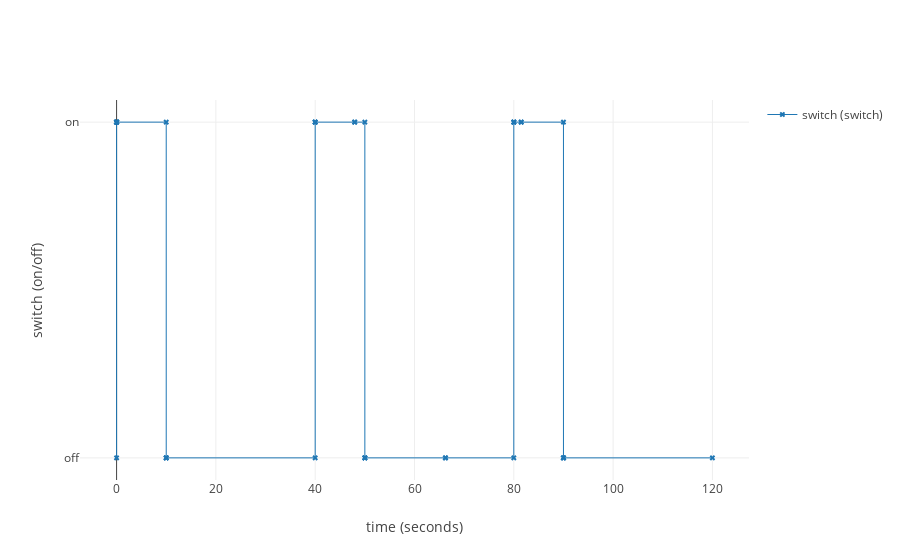
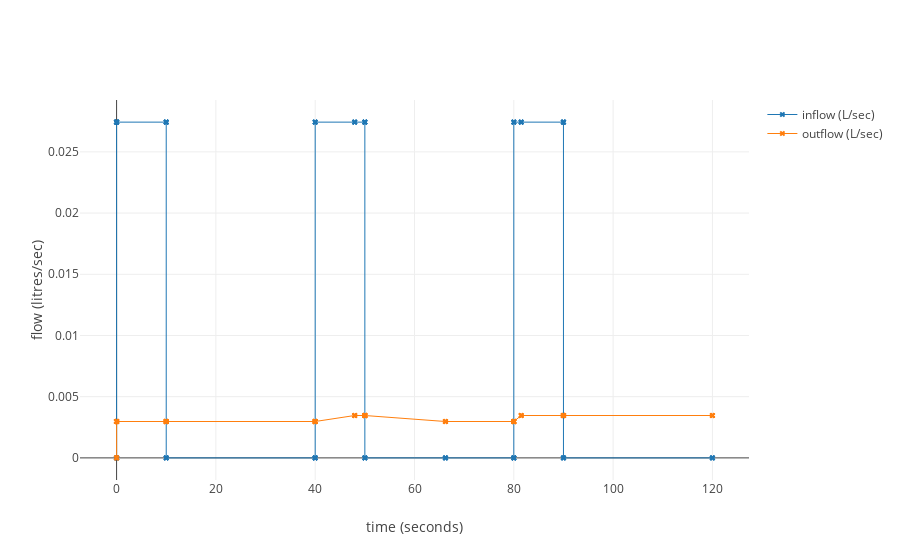
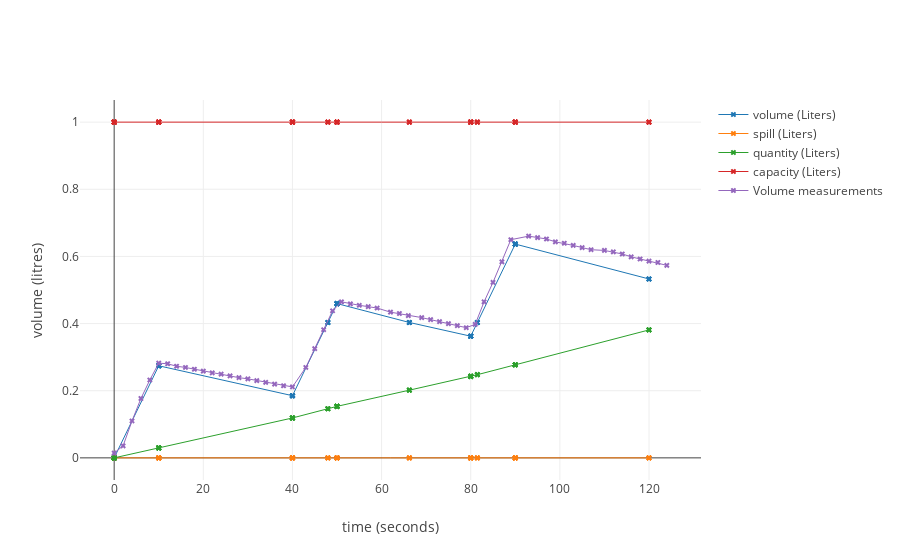

Notebook code cell kept with these figures, in order:
### Markdown cell above
Here we create three plots of the simulation.  
One for the switch state, one for the flow rates and one for the volume simulation.

Note, that the last graph also displays the actual volume measurements of the system test that we created.  
As you can see, for the first 100 seconds the simulation is quite on point!  

Unfortunately, the outflow regression seems to be too eager and predicts a faster outflow rate than the system actually experiences.  
This results in a divergence for the phases without inflow. We should probably add more data for the machine learning training phase.

### Code cell
# add the system data from CSV and add it to the plot
from numpy import genfromtxt
measurements = genfromtxt("files/time_volume_test.csv", delimiter=',')
other_data = (measurements[:60,0], measurements[:60,1], "Volume measurements")  # this will be added to the volume graph
plot_sim(sim, other_data)

### Figure 1 — Plotly figure (JSON) as saved in the notebook; plotly's stock layout.template omitted (floating-point values rounded to 4 significant figures)
{"data": [{"line": {"width": 1}, "marker": {"size": 5, "symbol": "x"}, "mode": "markers+lines", "name": "switch (switch)", "type": "scatter", "uid": "f2fc1fa0-89eb-11e8-81a1-0242ac110002", "x": [0, 0, 0, 0, 3.645e-09, 3.645e-09, 10, 10, 10, 10, 40, 40, 40, 40, 47.95, 47.95, 50, 50, 50, 50, 66.24, 66.24, 80, 80, 80, 80, 81.49, 81.49, 90, 90, 90, 90, 120], "y": ["off", "on", "on", "on", "on", "on", "on", "off", "off", "off", "off", "on", "on", "on", "on", "on", "on", "off", "off", "off", "off", "off", "off", "on", "on", "on", "on", "on", "on", "off", "off", "off", "off"]}], "layout": {"showlegend": true, "xaxis": {"title": "time (seconds)"}, "yaxis": {"title": "switch (on/off)"}}}

### Figure 2 — Plotly figure (JSON) as saved in the notebook; plotly's stock layout.template omitted (floating-point values rounded to 4 significant figures)
{"data": [{"line": {"width": 1}, "marker": {"size": 5, "symbol": "x"}, "mode": "markers+lines", "name": "inflow (L/sec)", "type": "scatter", "uid": "f319337e-89eb-11e8-81a1-0242ac110002", "x": [0, 0, 0, 0, 0, 0, 3.645e-09, 3.645e-09, 3.645e-09, 10, 10, 10, 10, 10, 10, 10, 40, 40, 40, 40, 40, 40, 40, 47.95, 47.95, 47.95, 50, 50, 50, 50, 50, 50, 50, 66.24, 66.24, 66.24, 80, 80, 80, 80, 80, 80, 80, 81.49, 81.49, 81.49, 90, 90, 90, 90, 90, 90, 90, 120, 120, 120], "y": [0, 0, 0, 0.02743, 0.02743, 0.02743, 0.02743, 0.02743, 0.02743, 0.02743, 0.02743, 0.02743, 0.02743, 0, 0, 0, 0, 0, 0, 0, 0.02743, 0.02743, 0.02743, 0.02743, 0.02743, 0.02743, 0.02743, 0.02743, 0.02743, 0.02743, 0, 0, 0, 0, 0, 0, 0, 0, 0, 0, 0.02743, 0.02743, 0.02743, 0.02743, 0.02743, 0.02743, 0.02743, 0.02743, 0.02743, 0.02743, 0, 0, 0, 0, 0, 0]}, {"line": {"width": 1}, "marker": {"size": 5, "symbol": "x"}, "mode": "markers+lines", "name": "outflow (L/sec)", "type": "scatter", "uid": "f31938ec-89eb-11e8-81a1-0242ac110002", "x": [0, 0, 0, 0, 0, 0, 3.645e-09, 3.645e-09, 3.645e-09, 3.645e-09, 10, 10, 10, 10, 10, 10, 10, 40, 40, 40, 40, 40, 40, 40, 47.95, 47.95, 47.95, 50, 50, 50, 50, 50, 50, 50, 66.24, 66.24, 66.24, 80, 80, 80, 80, 80, 80, 80, 81.49, 81.49, 81.49, 90, 90, 90, 90, 90, 90, 90, 120, 120, 120], "y": [0, 0, 0, 0.002971, 0.002971, 0.002971, 0.002971, 0.002971, 0.002971, 0.002971, 0.002971, 0.002971, 0.002971, 0.002971, 0.002971, 0.002971, 0.002971, 0.002971, 0.002971, 0.002971, 0.002971, 0.002971, 0.002971, 0.002971, 0.003462, 0.003462, 0.003462, 0.003462, 0.003462, 0.003462, 0.003462, 0.003462, 0.003462, 0.003462, 0.002971, 0.002971, 0.002971, 0.002971, 0.002971, 0.002971, 0.002971, 0.002971, 0.002971, 0.002971, 0.003462, 0.003462, 0.003462, 0.003462, 0.003462, 0.003462, 0.003462, 0.003462, 0.003462, 0.003462, 0.003462, 0.003462, 0.003462]}], "layout": {"showlegend": true, "xaxis": {"title": "time (seconds)"}, "yaxis": {"title": "flow (litres/sec)"}}}

### Figure 3 — Plotly figure (JSON) as saved in the notebook; plotly's stock layout.template omitted (floating-point values rounded to 4 significant figures)
{"data": [{"line": {"width": 1}, "marker": {"size": 5, "symbol": "x"}, "mode": "markers+lines", "name": "volume (Liters)", "type": "scatter", "uid": "f36dbb7e-89eb-11e8-81a1-0242ac110002", "x": [0, 0, 0, 0, 0, 0, 3.645e-09, 3.645e-09, 3.645e-09, 3.645e-09, 10, 10, 10, 10, 10, 10, 10, 40, 40, 40, 40, 40, 40, 40, 47.95, 47.95, 47.95, 50, 50, 50, 50, 50, 50, 50, 66.24, 66.24, 66.24, 80, 80, 80, 80, 80, 80, 80, 81.49, 81.49, 81.49, 90, 90, 90, 90, 90, 90, 90, 120, 120, 120], "y": [0, 0, 0, 0, 0, 0, 1e-10, 1e-10, 1e-10, 1e-10, 0.2743, 0.2743, 0.2743, 0.2743, 0.2743, 0.2743, 0.2743, 0.1852, 0.1852, 0.1852, 0.1852, 0.1852, 0.1852, 0.1852, 0.4033, 0.4033, 0.4033, 0.4595, 0.4595, 0.4595, 0.4595, 0.4595, 0.4595, 0.4595, 0.4033, 0.4033, 0.4033, 0.3624, 0.3624, 0.3624, 0.3624, 0.3624, 0.3624, 0.3624, 0.4033, 0.4033, 0.4033, 0.6367, 0.6367, 0.6367, 0.6367, 0.6367, 0.6367, 0.6367, 0.5329, 0.5329, 0.5329]}, {"line": {"width": 1}, "marker": {"size": 5, "symbol": "x"}, "mode": "markers+lines", "name": "spill (Liters)", "type": "scatter", "uid": "f36dc29a-89eb-11e8-81a1-0242ac110002", "x": [0, 0, 0, 0, 0, 0, 3.645e-09, 3.645e-09, 3.645e-09, 3.645e-09, 10, 10, 10, 10, 10, 10, 10, 40, 40, 40, 40, 40, 40, 40, 47.95, 47.95, 47.95, 50, 50, 50, 50, 50, 50, 50, 66.24, 66.24, 66.24, 80, 80, 80, 80, 80, 80, 80, 81.49, 81.49, 81.49, 90, 90, 90, 90, 90, 90, 90, 120, 120, 120], "y": [0, 0, 0, 0, 0, 0, 0, 0, 0, 0, 0, 0, 0, 0, 0, 0, 0, 0, 0, 0, 0, 0, 0, 0, 0, 0, 0, 0, 0, 0, 0, 0, 0, 0, 0, 0, 0, 0, 0, 0, 0, 0, 0, 0, 0, 0, 0, 0, 0, 0, 0, 0, 0, 0, 0, 0, 0]}, {"line": {"width": 1}, "marker": {"size": 5, "symbol": "x"}, "mode": "markers+lines", "name": "quantity (Liters)", "type": "scatter", "uid": "f36dc8c6-89eb-11e8-81a1-0242ac110002", "x": [0, 0, 0, 0, 0, 0, 3.645e-09, 3.645e-09, 3.645e-09, 3.645e-09, 10, 10, 10, 10, 10, 10, 10, 40, 40, 40, 40, 40, 40, 40, 47.95, 47.95, 47.95, 50, 50, 50, 50, 50, 50, 50, 66.24, 66.24, 66.24, 80, 80, 80, 80, 80, 80, 80, 81.49, 81.49, 81.49, 90, 90, 90, 90, 90, 90, 90, 120, 120, 120], "y": [0, 0, 0, 0, 0, 0, 1.083e-11, 1.083e-11, 1.083e-11, 1.083e-11, 0.02971, 0.02971, 0.02971, 0.02971, 0.02971, 0.02971, 0.02971, 0.1188, 0.1188, 0.1188, 0.1188, 0.1188, 0.1188, 0.1188, 0.1464, 0.1464, 0.1464, 0.1535, 0.1535, 0.1535, 0.1535, 0.1535, 0.1535, 0.1535, 0.2017, 0.2017, 0.2017, 0.2426, 0.2426, 0.2426, 0.2426, 0.2426, 0.2426, 0.2426, 0.2477, 0.2477, 0.2477, 0.2772, 0.2772, 0.2772, 0.2772, 0.2772, 0.2772, 0.2772, 0.3811, 0.3811, 0.3811]}, {"line": {"width": 1}, "marker": {"size": 5, "symbol": "x"}, "mode": "markers+lines", "name": "capacity (Liters)", "type": "scatter", "uid": "f36dceca-89eb-11e8-81a1-0242ac110002", "x": [0, 0, 0, 0, 0, 0, 3.645e-09, 3.645e-09, 3.645e-09, 3.645e-09, 10, 10, 10, 10, 10, 10, 10, 40, 40, 40, 40, 40, 40, 40, 47.95, 47.95, 47.95, 50, 50, 50, 50, 50, 50, 50, 66.24, 66.24, 66.24, 80, 80, 80, 80, 80, 80, 80, 81.49, 81.49, 81.49, 90, 90, 90, 90, 90, 90, 90, 120, 120, 120], "y": [1, 1, 1, 1, 1, 1, 1, 1, 1, 1, 1, 1, 1, 1, 1, 1, 1, 1, 1, 1, 1, 1, 1, 1, 1, 1, 1, 1, 1, 1, 1, 1, 1, 1, 1, 1, 1, 1, 1, 1, 1, 1, 1, 1, 1, 1, 1, 1, 1, 1, 1, 1, 1, 1, 1, 1, 1]}, {"line": {"width": 1}, "marker": {"size": 5, "symbol": "x"}, "mode": "markers+lines", "name": "Volume measurements", "type": "scatter", "uid": "f36dd47e-89eb-11e8-81a1-0242ac110002", "x": [0, 2, 4, 6, 8, 10, 12, 14, 16, 18, 20, 22, 24, 26, 28, 30, 32, 34, 36, 38, 40, 43, 45, 47, 49, 51, 53, 55, 57, 59, 62, 64, 66, 69, 71, 73, 75, 77, 79, 81, 83, 85, 87, 89, 93, 95, 97, 99, 101, 103, 105, 107, 110, 112, 114, 116, 118, 120, 122, 124], "y": [0.01434, 0.03589, 0.1099, 0.1768, 0.2319, 0.2821, 0.2803, 0.2729, 0.2693, 0.2639, 0.2585, 0.2531, 0.2495, 0.2442, 0.2389, 0.2354, 0.2302, 0.225, 0.2198, 0.2147, 0.2113, 0.2693, 0.3253, 0.3818, 0.4381, 0.4647, 0.4585, 0.4544, 0.4503, 0.4462, 0.434, 0.4299, 0.4239, 0.4178, 0.4117, 0.4057, 0.3997, 0.3937, 0.3877, 0.3977, 0.4647, 0.5229, 0.584, 0.6498, 0.6604, 0.6562, 0.6519, 0.6434, 0.6391, 0.6328, 0.6264, 0.62, 0.6179, 0.6136, 0.6073, 0.5988, 0.5924, 0.5861, 0.5818, 0.5734]}], "layout": {"showlegend": true, "xaxis": {"title": "time (seconds)"}, "yaxis": {"title": "volume (litres)"}}}
